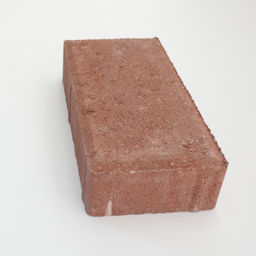
#> input picture the_original_problem/data/easy/brick/brick_1.jpg, 256 x 256 px
$ jupyter execute --allow-errors peakSol.ipynb   (shell and % lines are left out)
#> lines starting #> are read from the running program, lines starting #| are printed output that depends on the picture; long printed decimals are rounded
[cell 1]
import numpy as np
import glob
import time

#It's kk to import whatever you want from the local util module if you would like:
#from util.X import ...
%pylab inline
    # Load Image
data_dir = '../data/'

easy_images = glob.glob(data_dir + 'easy/*/*')
medium_images = glob.glob(data_dir + 'medium_1/*/*')
medium_images.extend(glob.glob(data_dir + 'medium_2/*/*'))
hard_images = glob.glob(data_dir + 'hard/*/*')
# print(hard_images)
tic = time.time()
im = imread('../data/easy/brick/brick_1.jpg')
#> im is the input picture: shape (256, 256, 3); mean R, G, B 207.6, 191.2, 184.6
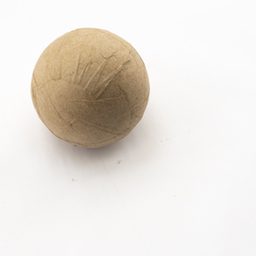
#> input picture the_original_problem/data/easy/ball/ball_1.jpg, 256 x 256 px
#> further down, im is the input picture: shape (256, 256, 3); mean R, G, B 231.7, 226.3, 219.5
# im = imread('../data/easy/ball/ball_2.jpg')


def convert_to_grayscale(im):
    return np.mean(im, axis = 2)
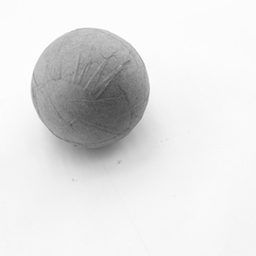
#> returned value: shape (256, 256) float64; min 0.261, max 1, mean 0.886
# [12 lines left out: function filter_2d, not called in this run]


def fftc(im, kernel):
    s1 = np.array(im.shape)
#> s1 = [256, 256]
    s2 = np.array(kernel.shape)
    size = s1 + s2 - 1
#> size = [258, 258]

    fsize = 2 ** np.ceil(np.log2(size)).astype(int)
#> fsize = [512, 512]
    fslice = tuple([slice(0, int(sz)) for sz in size])

    new_x = np.fft.fft2(im , fsize)
    new_y = np.fft.fft2(kernel , fsize)
    result = np.fft.ifft2(new_x*new_y)[fslice].copy()
    # return np.array(result.real , np.int32)
    return np.array(result.real , np.float64)
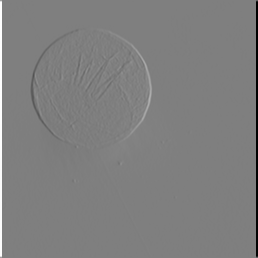
#> returned value: shape (258, 258) float64; min -3.94, max 3.95, mean -1.53e-16; drawn with min black and max white


# [70 lines left out: functions make_gaussian_kernel, detect_peaks, not called in this run]
def findMean(G):

    percentile = np.percentile(G, 93)
    print(percentile)
    if percentile >= 1.0:
        percentile = percentile-1
    if percentile <= 0.10:
        percentile = percentile+.1
    if percentile > 0.95:
        percentile = percentile-.1
    return percentile

def classify_Sobel_Feldman1(im, i, num_rows, num_cols):
    Kx = np.array([[1, 0, -1],
                   [2, 0, -2],
                   [1, 0, -1]])
    Ky = np.array([[1, 2, 1],
                   [0, 0, 0],
                   [-1, -2, -1]])
    gray = convert_to_grayscale(im/255.)

    Gx = fftc(gray, Kx)
    Gy = fftc(gray, Ky)
#> in fftc (call 2), `return np.array(result.real , np.float64)`:
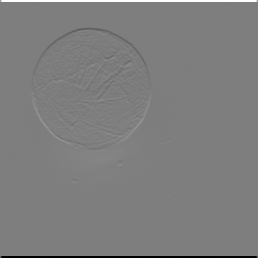
#> returned value: shape (258, 258) float64; min -3.9, max 3.96, mean -1.47e-16; drawn with min black and max white
#     G_magnitude = np.sqrt(Gx**2+Gy**2)
    G_magnitude = abs(Gx)+abs(Gy)
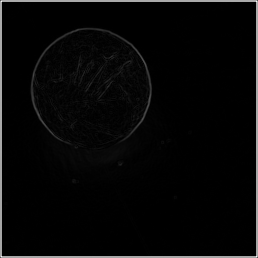
#> G_magnitude: shape (258, 258) float64; min 4.46e-18, max 5.91, mean 0.175; drawn with min black and max white
    G_direction = np.arctan2(Gy, Gx)
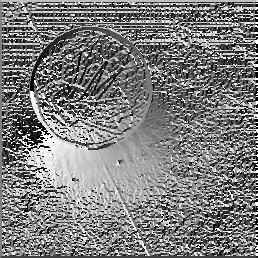
#> G_direction: shape (258, 258) float64; min -3.14, max 3.14, mean -0.0467; drawn with min black and max white
    thresh = findMean(G_magnitude)
#> in findMean, `percentile = np.percentile(G, 93)`: percentile = 0.264
#| 0.2641
#> thresh = 0.264
#     fig.add_subplot(num_rows, num_cols, (i*2)+1)
    edges_and_angles = np.zeros(G_magnitude.shape)*np.NaN #Create empty array of NaNs
    direct =G_direction[G_magnitude>thresh]
#> direct = 4659 values, max 3.14 at index 522, min -3.14 at index 518, mean -0.303
    edges_and_angles[G_magnitude>thresh] = G_direction[G_magnitude>thresh]
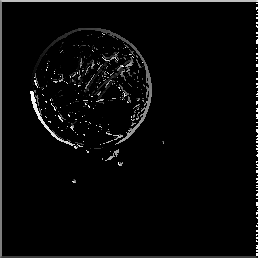
#> edges_and_angles: shape (258, 258) float64; 93% of the values are NaN or infinite; the others: min -3.14, max 3.14, mean -0.303; drawn with min black, max white, NaN and infinite black
    fig.add_subplot(num_rows, num_cols, (i*2)+1)
    imshow(G_magnitude>thresh)
    title(easy_images[i]+" "+str(thresh))
    fig.add_subplot(num_rows, num_cols, (i*2)+2)

    edges_and_angles = edges_and_angles[~numpy.isnan(edges_and_angles)]
    plt.hist(direct,60)
#     print(" no of edges "+str(len(edges_and_angles)))
    counts, bin_edges = np.histogram(edges_and_angles, bins=60)
    counts.astype(int)
    m = np.mean(counts)
    ma = max(counts)
    delta =ma*thresh/100
    print(m/ma)
    if m<=(ma*16/100)+delta: return 'cylinder'
    elif m+delta>(ma*16/100) and m+delta<(ma*19/100): return 'ball'
    else: return 'brick'


fig = figure(0, (28,170))
num_cols = 2
# num_rows = int(ceil(len(hard_images)/num_cols))
num_rows = int(ceil(len(easy_images)))
#> (the rest of this cell did not finish here and is left out)
